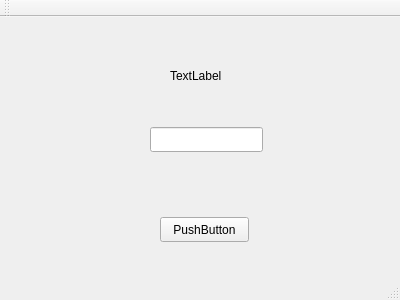
<?xml version="1.0" encoding="UTF-8"?>
<ui version="4.0">
 <class>MainWindow</class>
 <widget class="QMainWindow" name="MainWindow">
  <property name="geometry">
   <rect>
    <x>0</x>
    <y>0</y>
    <width>400</width>
    <height>300</height>
   </rect>
  </property>
  <property name="windowTitle">
   <string>MainWindow</string>
  </property>
  <widget class="QWidget" name="centralWidget">
   <widget class="QPushButton" name="myPushButton">
    <property name="geometry">
     <rect>
      <x>160</x>
      <y>200</y>
      <width>89</width>
      <height>25</height>
     </rect>
    </property>
    <property name="text">
     <string>PushButton</string>
    </property>
   </widget>
   <widget class="QLabel" name="myLabel">
    <property name="geometry">
     <rect>
      <x>170</x>
      <y>50</y>
      <width>67</width>
      <height>17</height>
     </rect>
    </property>
    <property name="text">
     <string>TextLabel</string>
    </property>
   </widget>
   <widget class="QLineEdit" name="myLineEdit">
    <property name="geometry">
     <rect>
      <x>150</x>
      <y>110</y>
      <width>113</width>
      <height>25</height>
     </rect>
    </property>
   </widget>
  </widget>
  <widget class="QMenuBar" name="menuBar">
   <property name="geometry">
    <rect>
     <x>0</x>
     <y>0</y>
     <width>400</width>
     <height>22</height>
    </rect>
   </property>
  </widget>
  <widget class="QToolBar" name="mainToolBar">
   <attribute name="toolBarArea">
    <enum>TopToolBarArea</enum>
   </attribute>
   <attribute name="toolBarBreak">
    <bool>false</bool>
   </attribute>
  </widget>
  <widget class="QStatusBar" name="statusBar"/>
 </widget>
 <layoutdefault spacing="6" margin="11"/>
 <resources/>
 <connections/>
</ui>
